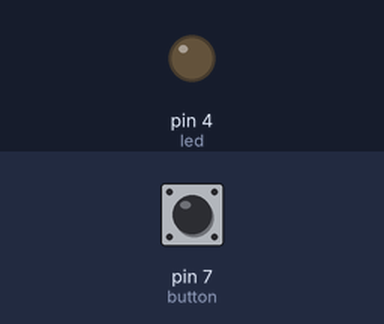
The sketch below on a simulated Arduino Uno, built with avr-gcc and run on an emulated ATmega328P. On the bench: output pins drawn as LEDs (lit = HIGH). Inputs (shaded band) come from the test bench; at power-on: pin 7 (button) LOW.

Above: at 1.2 s.
1.3 s: pin 7 (button) pulled HIGH for 0.15 s
At 1.37 s:
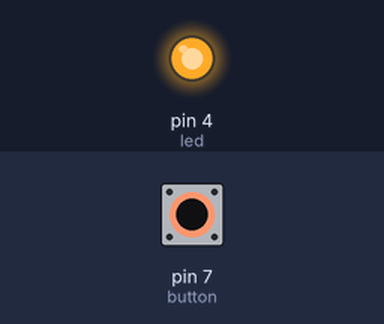
2.9 s: pin 7 (button) pulled HIGH for 3.2 s
At 6.6 s:
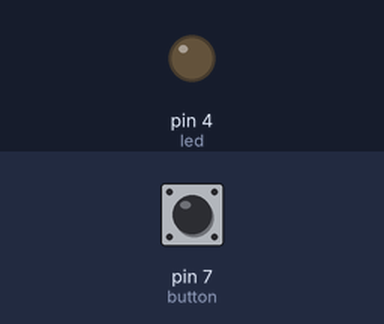
Timing chart, 0 to 8.1 s (numbered marks = the images above; inputs shaded):
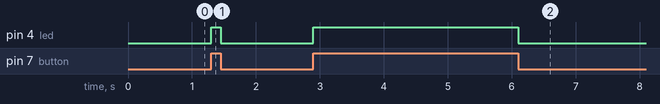

The sketch:

button_led.ino
```cpp
int led = 4; // Define the LED pin
int button = 7; // Define the button pin
int buttonState = 0; // Variable to store the button state

void setup() {
    pinMode(led, OUTPUT); // Set the LED pin as an output
    pinMode(button, INPUT); // Set the button pin as an input
}

void loop() {
    // Read the state of the button (HIGH when pressed, LOW when not pressed)
    buttonState = digitalRead(button);

    // Check if the button is pressed
    if (buttonState == HIGH) {
        digitalWrite(led, HIGH); // If the button is pressed, turn the LED on
    } else {
        digitalWrite(led, LOW); // If the button is not pressed, turn the LED off
    }
}
```

Measured:
- after the input at 1.3 s, pin 4 (led): LOW → HIGH at once, → LOW 0.15 s later
- after the input at 2.9 s, pin 4 (led): LOW → HIGH at once, → LOW 3.2 s later
